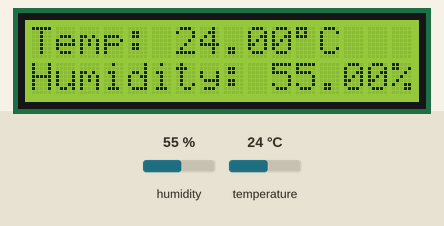
This sketch was run on a simulated ESP8266 (NodeMCU). Parts: 16×2 character LCD. The test bench sets the inputs (shaded band); at power-on: humidity 55 %, temperature 24 °C.

Above: at 3.6 s.
3.7 s: humidity set to 22 %
At 7.4 s:
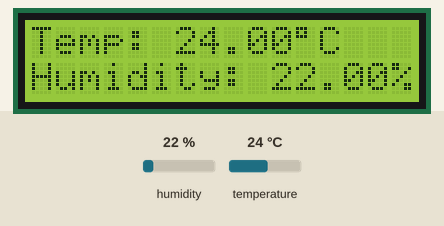
8.2 s: temperature set to 12 °C
At 9.8 s:
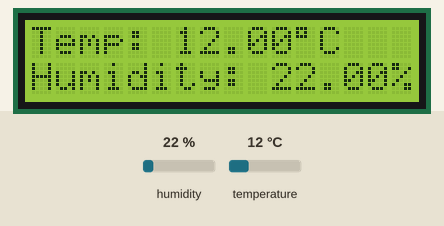
12.7 s: humidity set to 40 %
At 15.7 s:
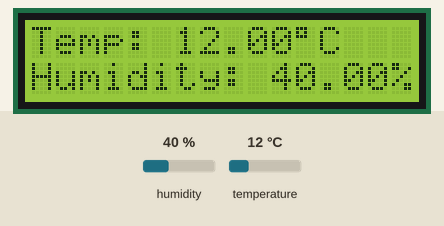
17.2 s: temperature set to 19 °C
At 19.3 s:
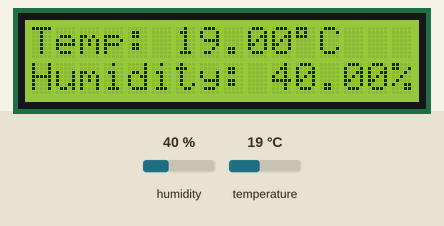
Timing chart, 0 to 20.8 s (numbered marks = the images above; inputs shaded):
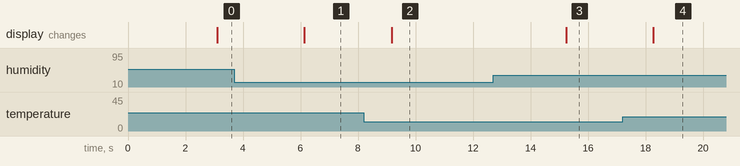

Measured:
- after the input at 3.7 s, the display: changes after 2.4 s (image 1)
- after the input at 8.2 s, the display: changes after 0.97 s (image 2)
- after the input at 12.7 s, the display: changes after 2.5 s (image 3)
- after the input at 17.2 s, the display: changes after 1.1 s (image 4)

The sketch:

dht22_display.ino
```cpp
#include <Wire.h>
#include <LiquidCrystal_I2C.h>
#include <dht.h>

#define DHT22_PIN D2
#define COL 16
#define ROW 2

dht DHT;
LiquidCrystal_I2C lcd(0x27, 2, 1, 0, 4, 5, 6, 7, 3, POSITIVE); // nuova libreria

/* Funzione iniziale di configurazione */
void setup() {
  // Inizializzazione del display
  lcd.begin(COL, ROW);

  // Attivazione della retroilluminazione
  lcd.setBacklight(HIGH);
}

/* Funzione iterata */
void loop() {
  delay(3000);
  lcd.clear(); // Pulizia del buffer di output del display

  // Attivazione della registrazione di temperatura ed umidità
  int chk = DHT.read22(DHT22_PIN);

  // Stampa della temperatura
  lcd.print("Temp: " + String(DHT.temperature) + (char)223 + "C");

  // Cursore riposizionato sulla seconda riga
  lcd.setCursor(0,1);

  // Stampa dell'umidità
  lcd.print("Humidity: " + String(DHT.humidity) + "%");
}
```
